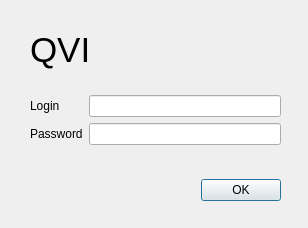
<?xml version="1.0" encoding="UTF-8"?>
<ui version="4.0">
 <class>LoginDialog</class>
 <widget class="QDialog" name="LoginDialog">
  <property name="windowModality">
   <enum>Qt::WindowModal</enum>
  </property>
  <property name="geometry">
   <rect>
    <x>0</x>
    <y>0</y>
    <width>308</width>
    <height>228</height>
   </rect>
  </property>
  <property name="sizePolicy">
   <sizepolicy hsizetype="Minimum" vsizetype="Minimum">
    <horstretch>0</horstretch>
    <verstretch>0</verstretch>
   </sizepolicy>
  </property>
  <property name="minimumSize">
   <size>
    <width>300</width>
    <height>200</height>
   </size>
  </property>
  <property name="windowTitle">
   <string>Dialog</string>
  </property>
  <widget class="QWidget" name="layoutWidget">
   <property name="geometry">
    <rect>
     <x>30</x>
     <y>10</y>
     <width>251</width>
     <height>191</height>
    </rect>
   </property>
   <layout class="QVBoxLayout" name="verticalLayout">
    <property name="sizeConstraint">
     <enum>QLayout::SetMaximumSize</enum>
    </property>
    <item>
     <widget class="QLabel" name="label">
      <property name="font">
       <font>
        <family>Arial</family>
        <pointsize>26</pointsize>
       </font>
      </property>
      <property name="layoutDirection">
       <enum>Qt::LeftToRight</enum>
      </property>
      <property name="text">
       <string>QVI</string>
      </property>
     </widget>
    </item>
    <item>
     <layout class="QFormLayout" name="formLayout">
      <item row="0" column="0">
       <widget class="QLabel" name="label_2">
        <property name="text">
         <string>Login</string>
        </property>
       </widget>
      </item>
      <item row="0" column="1">
       <widget class="QLineEdit" name="LoginEdit"/>
      </item>
      <item row="1" column="0">
       <widget class="QLabel" name="label_3">
        <property name="text">
         <string>Password</string>
        </property>
       </widget>
      </item>
      <item row="1" column="1">
       <widget class="QLineEdit" name="PasswordEdit">
        <property name="echoMode">
         <enum>QLineEdit::Password</enum>
        </property>
       </widget>
      </item>
     </layout>
    </item>
    <item>
     <widget class="QDialogButtonBox" name="buttonOk">
      <property name="orientation">
       <enum>Qt::Horizontal</enum>
      </property>
      <property name="standardButtons">
       <set>QDialogButtonBox::Ok</set>
      </property>
     </widget>
    </item>
   </layout>
  </widget>
 </widget>
 <resources/>
 <connections>
  <connection>
   <sender>buttonOk</sender>
   <signal>accepted()</signal>
   <receiver>LoginDialog</receiver>
   <slot>accept()</slot>
   <hints>
    <hint type="sourcelabel">
     <x>249</x>
     <y>199</y>
    </hint>
    <hint type="destinationlabel">
     <x>157</x>
     <y>213</y>
    </hint>
   </hints>
  </connection>
 </connections>
</ui>
